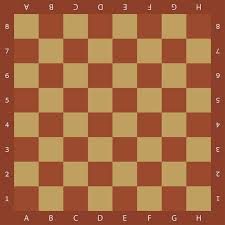
#> input picture Theory/Learn Computer Vision Using OpenCV/images (1).jpeg, 225 x 225 px, given in place of lenna.bmp, which was not available
$ jupyter execute Histogram_Stretching.ipynb   (text cells are left out)
#> lines starting #> are read from the running program, lines starting #| are printed output that depends on the picture; after the words box and inside, x2 and y2 are one past the last pixel; in counts of white or black regions, pixels touching at a corner belong together; pictures that were not available may be replaced by others from this repository, and a replacement may not be noted
[cell 1]
# 영상처리를 위해 필요한 라이브러리를 임포트합니다.
import numpy as np
import cv2
from google.colab.patches import cv2_imshow
from google.colab import files

# Colab 환경에서는 이미지를 직접 업로드해야 하므로 아래 코드를 실행하세요.
uploaded = files.upload()
#> the answer given: images (1).jpeg

[cell 2]
# 이미지를 흑백(그레이스케일)으로 불러옵니다.
src = cv2.imread('/content/lenna.bmp', cv2.IMREAD_GRAYSCALE)
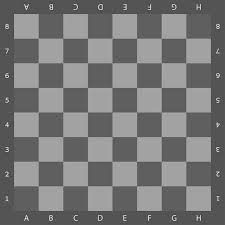
#> src: shape (225, 225); min 33, max 239, mean 118.8

# 이미지가 정상적으로 불러와졌는지 확인합니다.
if src is None:
    print('Image load failed!')
else:
    print('Image loaded successfully!')

[cell 3]
# 히스토그램을 보기 좋은 이미지로 만들어주는 함수입니다.
def getGrayHistImage(hist):
    imgHist = np.full((100, 256), 255, dtype=np.uint8)  # 100x256의 흰색 배경
    histMax = np.max(hist)  # 히스토그램 값 중 최대값

    for x in range(256):
        pt1 = (x, 100)
        pt2 = (x, 100 - int(hist[x, 0] * 100 / histMax))  # 최대값 높이 100에 맞추기
        cv2.line(imgHist, pt1, pt2, 0)  # 검은색 선 그리기

    return imgHist

[cell 4]
# OpenCV를 이용한 정규화(히스토그램 스트레칭)
gmin, gmax, _, _ = cv2.minMaxLoc(src)  # 최소, 최대 밝기값 찾기
#> gmin = 33; gmax = 239
dst = cv2.normalize(src, None, 0, 255, cv2.NORM_MINMAX)  # 밝기값 전체를 0~255로 늘리기
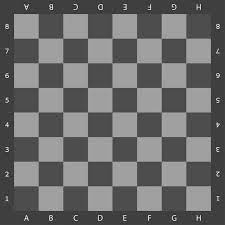
#> dst: shape (225, 225); min 0, max 255, mean 106.3

# (참고) numpy로 정규화하는 방법
# gmin = np.min(src)
# gmax = np.max(src)
# dst = np.clip((src-gmin)*255./(gmax-gmin), 0, 255).astype(np.uint8)

[cell 5]
# 원본 이미지의 히스토그램 계산
hist_src = cv2.calcHist([src], [0], None, [256], [0, 256])
#> hist_src = 256 values, max 9838 at index 162, min 0 at index 0, mean 197.8
hist_img_src = getGrayHistImage(hist_src)
#> in getGrayHistImage, `histMax = np.max(hist)`: histMax = 9838
#> the loop in getGrayHistImage, `for x in range(256):` made 256 passes
#> pt2 on passes 1 to 3: (0, 100), (1, 100), (2, 100)
#> after the loop in getGrayHistImage, `for x in range(256):`:
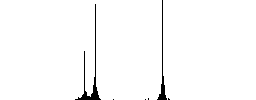
#> imgHist: shape (100, 256); 98.2% white; 6 black regions (4 under 20 px), largest, box (x1, y1, x2, y2) and area: (75, 4, 101, 100) 282, (157, 0, 167, 100) 178

# 정규화된 이미지의 히스토그램 계산
hist_dst = cv2.calcHist([dst], [0], None, [256], [0, 256])
#> hist_dst = 256 values, max 9838 at index 160, min 0 at index 2, mean 197.8
hist_img_dst = getGrayHistImage(hist_dst)
#> the loop in getGrayHistImage (call 2), `for x in range(256):` made 256 passes
#> after the loop in getGrayHistImage (call 2), `for x in range(256):`:
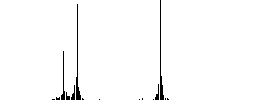
#> imgHist: shape (100, 256); 98.2% white; 15 black regions (9 under 20 px), largest, box (x1, y1, x2, y2) and area: (76, 4, 81, 100) 146, (160, 0, 164, 100) 144, (61, 51, 65, 100) 69, (71, 85, 75, 100) 31, (155, 84, 159, 100) 31, (66, 92, 70, 100) 20
